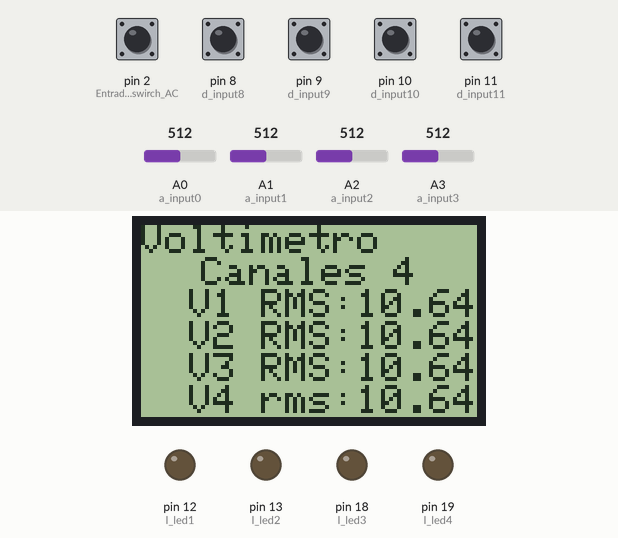
This sketch was run on a simulated Arduino Uno, built with avr-gcc and run on an emulated ATmega328P. Parts: 84×48 one-colour display, output pins drawn as LEDs (lit = HIGH). The test bench sets the inputs (shaded band); at power-on: pin 2 (Entrada_para_el_swirch_AC), pin 8 (d_input8), pin 9 (d_input9), pin 10 (d_input10), pin 11 (d_input11) HIGH, A0 (a_input0) = 512, A1 (a_input1) = 512, A2 (a_input2) = 512, A3 (a_input3) = 512. What the sketch prints to the serial monitor is not drawn.

Above: at 1.2 s.
1.3 s: pin 2 (Entrada_para_el_swirch_AC) pulled LOW for 1 s
At 3.7 s:
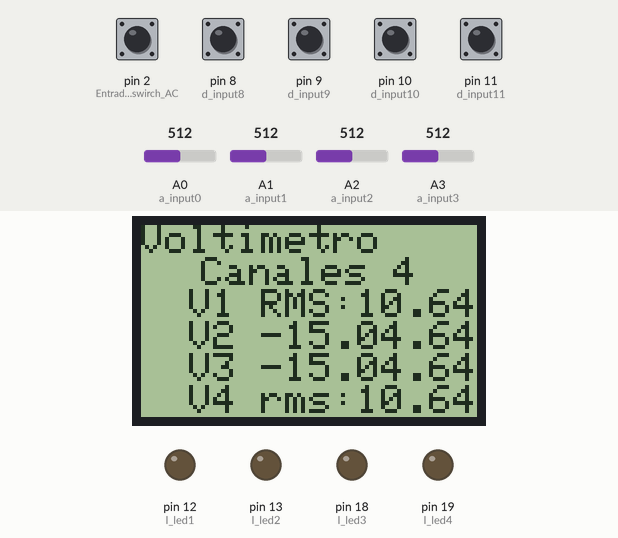
4.0 s: A0 (a_input0) set to 802
At 4.6 s:
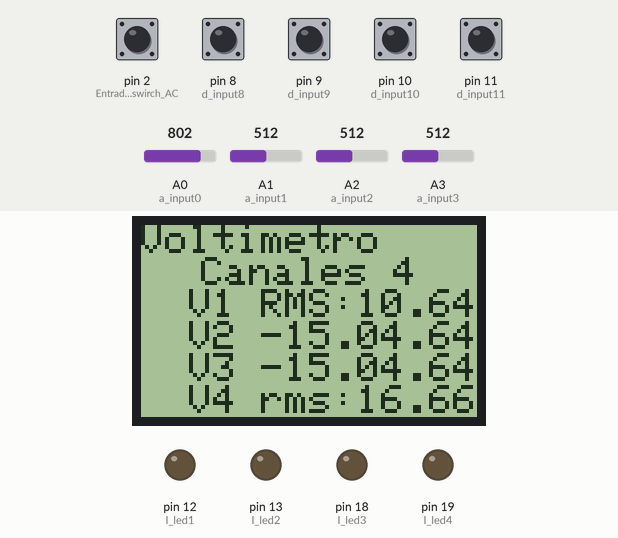
5.5 s: A0 (a_input0) set to 826
At 6.7 s:
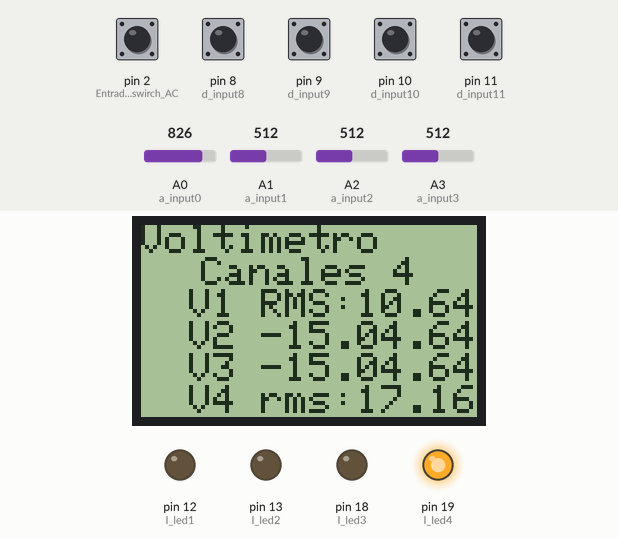
7.0 s: A1 (a_input1) set to 805
At 8.0 s:
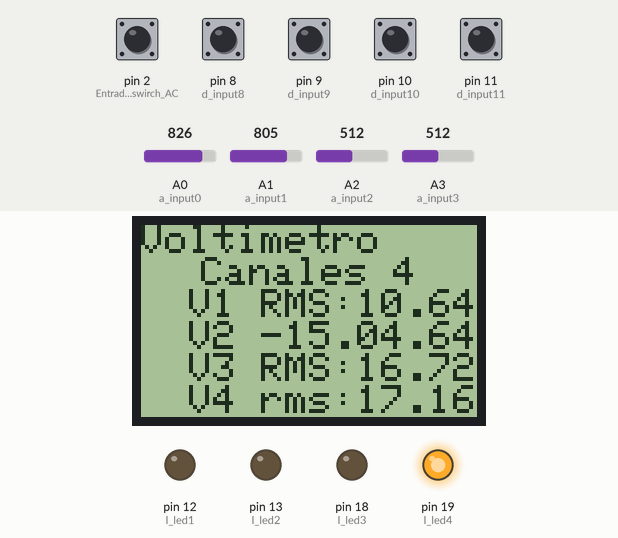
8.5 s: A1 (a_input1) set to 826
At 9.0 s:
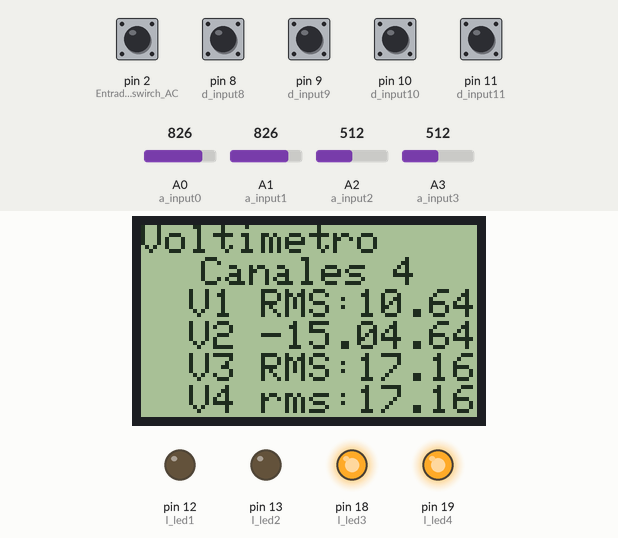
10.0 s: A2 (a_input2) set to 801
At 11.2 s:
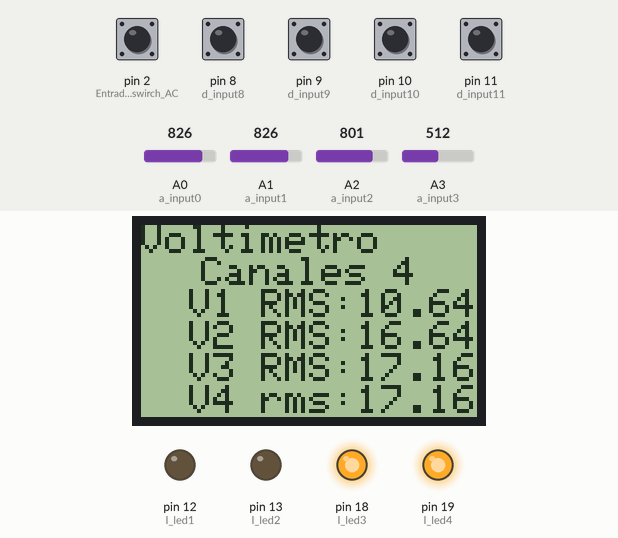
11.5 s: A2 (a_input2) set to 836
Timing chart, 0 to 14.0 s (numbered marks = the images above; inputs shaded):
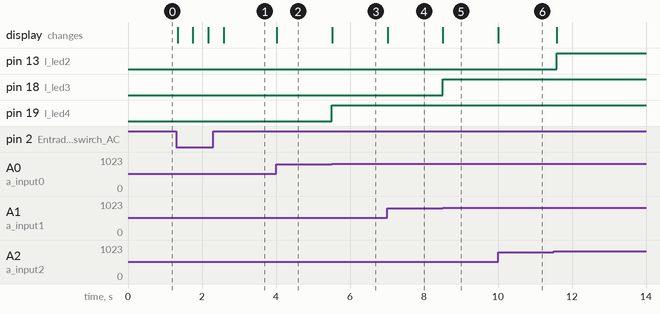

Measured:
- the behaviour switches between 818 and 819 on A0 (a_input0) (found by bisection; images 2 and 3)
- the behaviour switches between 818 and 819 on A1 (a_input1) (found by bisection; images 4 and 5)
- after the input at 1.3 s, the display: first changes after 0.05 s (image 1 shows a later state)
- after the input at 4.0 s, the display: changes at once (image 2)
- after the input at 5.5 s, pin 19 (l_led4): LOW → HIGH at once; the display: changes at once (image 3)
- after the input at 7.0 s, the display: changes at once (image 4)
- after the input at 8.5 s, pin 18 (l_led3): LOW → HIGH at once; the display: changes at once (image 5)
- after the input at 10.0 s, the display: changes at once (image 6)
- after the input at 11.5 s, pin 13 (l_led2): LOW → HIGH after 0.08 s

The sketch:

src.ino
```cpp
//Laboratorio de Microcontroladores
//Laboratorio 3
//Arduino: GPIO,ADC y comunicaciones

#include <PCD8544.h> //Incluyo libreria PCD8544
#include <math.h>
#include <stdio.h>


// Declaracion de Hardware y variables necesarias
static PCD8544 lcd;
//LEDS para activar alarmas
int l_led1 = 12; // LED canal 1
int l_led2 = 13; // LED canal 2
int l_led3 = 18; // LED canal 3
int l_led4 = 19; // LED canal 4

int a_input3 = 3; //Entrada analogica canal 1
int a_input2 = 2; //Entrada analogica canal 2
int a_input1 = 1; //Entrada analogica canal 3
int a_input0 = 0; //Entrada analogica canal 4

// Variables para el circuito
float R1 = 25000.0;  //  R1 (25K) Division de tension
float R2 = 5000.0; //  R2 (5k)    Division de tension


// Variables analogicas
int v_analog3 = 0; //Variable analogica canal 1
int v_analog2 = 0; //Variable analogica canal 2
int v_analog1 = 0; //Variable analogica canal 3
int v_analog0 = 0; //Variable analogica canal 4

//Entradas digitales
byte d_input8 = 8;      // Canal 1
byte d_input9 = 9;      // Canal 2
byte d_input10 = 10;    // Canal 3
byte d_input11 = 11;    // Canal 4

//Entrada positiva o negativa

byte Posi_Nega8 = 0;   //Byte selector positivo o negativo canal 1, pin digital 8
byte Posi_Nega9 = 0;   //Byte selector positivo o negativo canal 2, pin digital 9
byte Posi_Nega10 = 0;  //Byte selector positivo o negativo canal 3, pin digital 10
byte Posi_Nega11 = 0;  //Byte selector positivo o negativo canal 4, pin digital 11

//Variables Vrms

float v_rms3 = 0; //Canal 1
float v_rms2 = 0; //Canal 2
float v_rms1 = 0; //Canal 3
float v_rms0 = 0; //Canal 4

//Variables Vout
float v_out3 = 0; //Canal 1
float v_out2 = 0; //Canal 2
float v_out1 = 0; //Canal 3
float v_out0 = 0; //Canal 4

//Varaibles Vin
float v_in3 = 0; //Canal 1
float v_in2 = 0; //Canal 2
float v_in1 = 0; //Canal 3
float v_in0 = 0; //Canal 4

//float v_out0 = 0.0;   // Definimos la variable Vout
//float v_in0 = 0.0;    // Definimos la variable Vin
///////////////////////////////////////////////////////////////////////////////////////////////////////
//Esta invertido, canal 4 =3, canal 2 =2, canal 1 =3 y canal 0 = 1.
void setup()
{


  // Declaracion de puertos de entrada
  pinMode(a_input3, INPUT); // Activamos el input del pin analógico A3
  pinMode(a_input2, INPUT); // Activamos el input del pin analógico A2
  pinMode(a_input1, INPUT); // Activamos el input del pin analógico A1
  pinMode(a_input0, INPUT); // Activamos el input del pin analógico A0

  // Declaracion de puertos de entrada para trabajar en modo digital
  pinMode(d_input8, INPUT);  // Pin digital 8 como entrada
  pinMode(d_input9, INPUT);  // Pin digital 9 como entrada
  pinMode(d_input10, INPUT); // Pin digital 10 como entrada
  pinMode(d_input11, INPUT); // Pin digital 11 como entrada

  // Ajustes del display
  lcd.begin(84, 48);       // LCD ON
  lcd.print("Voltimetro");
  lcd.setCursor(15, 1);    // LCD
  lcd.print("Canales 4");

  //Pines LED como salidas
  pinMode(l_led1, OUTPUT);
  pinMode(l_led2, OUTPUT);
  pinMode(l_led3, OUTPUT);
  pinMode(l_led4, OUTPUT);

  Serial.begin(9600); //Velocidad a la que se establece la omunicacion serial, en python tambien va 9600.
  pinMode(2, INPUT);  //Entrada para el swirch AC/DC

}
///////////////////////////////////////////////////////////////////////////////////////////////////////
void loop()
{

//Canal 1
  Posi_Nega8 = digitalRead(d_input8); //Selector tension positiva o negativa
  bool estadoPulsador3 = digitalRead(2); //Selector AC/DC

  v_analog3 = analogRead(a_input3); //Valor de tension (0V-5V) del pin analogico A3.
  v_out3 = (v_analog3* 5.0145) / 1024;
  v_in3 = v_out3 / (R2 / (R1 + R2));  //Division de tension

  if (estadoPulsador3 == LOW)         //Valor bajo, tension DC
  {
    if (Posi_Nega8 == LOW)            //Valor bajo, tension DC positiva
    {
      if (v_in3 > 24)                 //Si el valor de entrada es mayor a 24, se enciendde el l_led1(Pin 12), de lo contrario el led se mantiene apagado
      {
        digitalWrite(l_led1, HIGH);
      }
      else
      {
        digitalWrite(l_led1, LOW);
      }

      lcd.setCursor(12, 2);         //Valor de tension se muestra en la pantalla LCD
      lcd.print("V1 = ");
      lcd.print(v_in3);

      Serial.print("V1 ");         //Se envia el dato de la tension DC positiva
      Serial.println(v_in3);
      delay(400);
    }
    else
    {
      if (Posi_Nega8 == HIGH) //Valor alto, tension positiva
      {
        if (v_in3 * -1 < -24) //Si el valor de entrada es menor a -24, se enciendde el l_led1(Pin 12), de lo contrario el led se mantiene apagado
        {
          digitalWrite(l_led1,HIGH);
        }
        else
        {
          digitalWrite(l_led1, LOW);
        }

        lcd.setCursor(12, 2); //Valor de la tension negativa se muestra en la pantalla LCD
        lcd.print("V1 ");
        lcd.print(v_in3 * -1);
        Serial.print("V1 ");         //Se envia el dato de la tension DC positiva
        Serial.println(v_in3*-1);
        delay(400);


      }
    }
  }
//Tension AC

  if (estadoPulsador3 == HIGH) //Valor alto, tension AC
  {

    if (v_in3 > v_rms3)       //Se toma el valor mas alto de la tension, posteriormente se multiplica por 0.707 para obtener Vrms
    {
      v_rms3 = v_in3;
      if (v_rms3*0.707 > 17) //Llevamos a cabo la multiplicacion 24*0.707 = 16.96, asi nos damos cuenta si sobrepaso el limite de 24V.
      {
        digitalWrite(l_led1, HIGH); //Si es mayor a 17, encedemos el led de lo contrario se mantiene apagado.
      }
      else
      {
        digitalWrite(l_led1, LOW);
      }

    }

      lcd.setCursor(12, 2);    //Valor de la tension Vrms se muestra en la pantalla
      lcd.print("V1 RMS:");
      lcd.print(v_rms3 *0.7071);


      //Conexion serial tension AC

    }


// CANAL 2

  Posi_Nega9 = digitalRead(d_input9); //Selector tension positiva o negativa
  bool estadoPulsador2 = digitalRead(2); //Selector AC/DC

  v_analog2 = analogRead(a_input2); //Valor de tension (0V-5V) del pin analogico A2.
  v_out2 = (v_analog2* 5.0145) / 1024;
  v_in2 = v_out2 / (R2 / (R1 + R2)); //Division de tension

  if (estadoPulsador2 == LOW)  //Valor bajo, tension DC
  {
    if (Posi_Nega9 == LOW) //Valor bajo, tension DC positiva
    {
      if (v_in2 > 24) //Si el valor de entrada es mayor a 24, se enciendde el l_led1(Pin 12), de lo contrario el led se mantiene
      {
        digitalWrite(l_led2, HIGH);
      }
      else
      {
        digitalWrite(l_led2, LOW);
      }

      lcd.setCursor(12, 3); //Valor de tension se muestra en la pantalla LCD
      lcd.print("V2= ");
      lcd.print(v_in2);

      Serial.print("V2 ");//Valor de tension se muestra en la pantalla LCD
      Serial.println(v_in2);
      delay(400);
    }
    else
    {
      if (Posi_Nega9 == HIGH)  //Valor alto, tension positiva
      {
        if (v_in2*-1 < -24)//Si el valor de entrada es menor a -24, se enciendde el l_led1(Pin 12), de lo contrario el led se mantiene apagado
        {
          digitalWrite(l_led2, HIGH);
        }
        else
        {
          digitalWrite(l_led2, LOW);
        }

        lcd.setCursor(12, 3);
        lcd.print("V2 ");
        lcd.print(v_in2 * -1);

        Serial.print("V2 ");
        Serial.println(v_in2 * -1);
        delay(400);
      }
    }
  }
//Tension AC

  if (estadoPulsador2 == HIGH)  //Valor alto, tension AC
  {
    //Voltaje mas alto
    if (v_in2 > v_rms2)
    {
      v_rms2 = v_in2;
      if (v_rms2*0.7071 > 17)
      {
        digitalWrite(l_led2, HIGH);
      }
      else
      {
        digitalWrite(l_led2, LOW);
      }

      lcd.setCursor(12, 3);
      lcd.print("V2 RMS:");
      lcd.print(v_rms2 *0.7071);


    }
  }


// Canal 3

  Posi_Nega10 = digitalRead(d_input10); //Selector tension positiva o negativa
  bool estadoPulsador1 = digitalRead(2); //Selector AC/DC

  v_analog1 = analogRead(a_input1); //Valor de tension (0V-5V) del pin analogico A1.
  v_out1 = (v_analog1 * 5.0145) / 1024;
  v_in1 = v_out1 / (R2 / (R1 + R2)); //Division de tension

  if (estadoPulsador1 == LOW)   //Valor bajo, tension DC
  {
    if (Posi_Nega10 == LOW)  //Valor bajo, tension DC positiva
    {
      if (v_in1  > 24)
      {
        digitalWrite(l_led3, HIGH);
      }
      else
      {
        digitalWrite(l_led3, LOW);
      }

      lcd.setCursor(12, 4);
      lcd.print("V3= ");
      lcd.print(v_in1);

      Serial.print("V3 ");
      Serial.println(v_in1);
      delay(400);
    }
    else
    {
      if (Posi_Nega10 == HIGH)  //Valor alto, tension DC negativa
      {
        if (v_in1 * -1 < -24)
        {
          digitalWrite(l_led3, HIGH);
        }
        else
        {
          digitalWrite(l_led3, LOW);
        }

        lcd.setCursor(12, 4);
        lcd.print("V3 ");
        lcd.print(v_in1 * -1);

        Serial.print("V3 ");
        Serial.println(v_in1 * -1);
        delay(400);
      }
    }
  }
//Tension AC
  if (estadoPulsador1 == HIGH)
  {
    // Para enocntrar el voltaje mas alto de la senal sinusoidal
    if (v_in1 > v_rms1)
    {
      v_rms1 = v_in1;
      if (v_rms1*0.7071 > 17)
      {
        digitalWrite(l_led3, HIGH);
      }
      else
      {
        digitalWrite(l_led3, LOW);
      }

      lcd.setCursor(12, 4);
      lcd.print("V3 RMS:");
      lcd.print(v_rms1 *0.7071);


    }
  }


  // Canal 4
  Posi_Nega11 = digitalRead(d_input11); //Selector tension positiva o negativa
  bool estadoPulsador0 = digitalRead(2); //Selector AC/DC

  v_analog0 = analogRead(a_input0);  //Valor de tension (0V-5V) del pin analogico A0.
  v_out0 = (v_analog0 * 5.0145) / 1024;
  v_in0 = v_out0 / (R2 / (R1 + R2));   //Division de tension

  if (estadoPulsador0 == LOW)       //Valor bajo, tension DC
  {
    if (Posi_Nega11 == LOW)       //Valor bajo, tension DC positiva
    {
      if (v_in0  > 24)
      {
        digitalWrite(l_led4, HIGH);
      }
      else
      {
        digitalWrite(l_led4, LOW);
      }

      lcd.setCursor(12, 5);
      lcd.print("V4= ");
      lcd.print(v_in0);

      Serial.print("V4 ");
      Serial.print(v_in0);
      delay(400);
    }
    else
    {
      if (Posi_Nega11 == HIGH)        //Valor alto, tension DC positiva
      {
        if (v_in0 * -1 < -24)
        {
          digitalWrite(l_led4, HIGH);
        }
        else
        {
          digitalWrite(l_led4, LOW);
        }

        lcd.setCursor(12, 5);
        lcd.print("V4 ");
        lcd.print(-1* v_in0);

        Serial.print("V4 ");
        Serial.println(v_in0 * -1);
        delay(400);
     }
    }
  }

  if (estadoPulsador0 == HIGH)
  {

    if (v_in0 > v_rms0)
    {
      v_rms0 = v_in0;
      if (v_rms0*0.7071 > 17)
      {
        digitalWrite(l_led4, HIGH);
      }
      else
      {
        digitalWrite(l_led4, LOW);
      }


    }
      lcd.setCursor(12, 5);
      lcd.print("V4 rms:");
      lcd.print(v_rms0*0.7071);
      //Instrucciones para imprimir resultados de tension AC
      Serial.print("Vrms Canal 1 ");
      Serial.println(v_rms3*0.707);
      Serial.print("Vrms Canal 2 ");
      Serial.println(v_rms2*0.707);
      Serial.print("Vrms Canal 3 ");
      Serial.println(v_rms1*0.707);
      Serial.print("Vrms Canal 4 ");
      Serial.println(v_rms0*0.707);

  }
}
```
